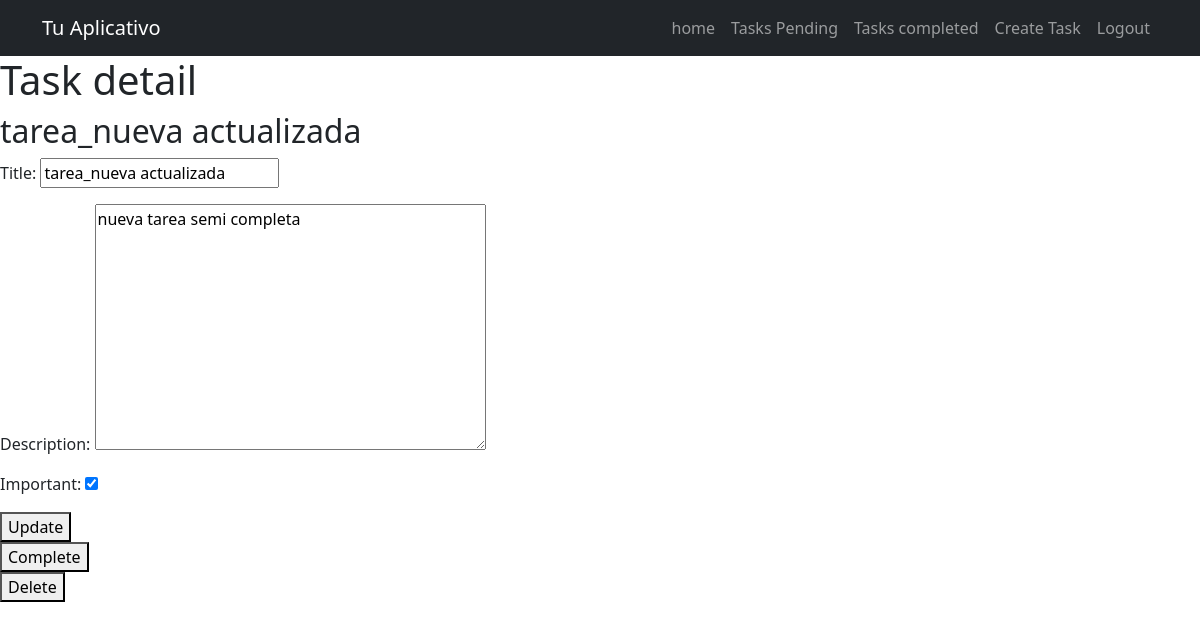
The page /tasks/5/ (signed in) on the database its author committed.
### tasks/models.py (models this page shows, shortened)
class Task(models.Model):
    title = models.CharField(max_length=200)
    description = models.TextField(blank=True)  # si no pasa nada, por defecto estara vacio
    created = models.DateTimeField(auto_now_add=True)   # anhade la fecha por defecto
    datecompleted = models.DateTimeField(null=True, blank=True)     # inicialmente es null, se acepta vacio
    important = models.BooleanField(default=False)
    user = models.ForeignKey(User, on_delete=models.CASCADE)    # si se elimina el usuario, se elimina las tareas

### tasks/views.py (the view, shortened to what this page needs)
# urls.py: path('tasks/<int:task_id>/', views.task_detail, name="task_detail"),
@login_required
def task_detail(request, task_id):
    if request.method == "GET":
        print(task_id)
        task = get_object_or_404(Task,pk=task_id, user= request.user)       # me aseguro que seo solo mis tareas. Si entro a otra tarea me da error 404
        form = TaskForm(instance=task)  # El oformulario se rellena con los valores de "task"
        return render(request, "task_detail.html", {"task" : task, "form" : form})

### tasks/forms.py
class TaskForm(ModelForm):
    class Meta:
        model = Task
        fields = ["title", "description", "important"]

### tasks/templates/task_detail.html (shortened to what this page needs)
{% extends "base.html" %}
{% block content %}
    <h1>Task detail</h1>
    <h2>{{task.title}}</h2>
    <form method="POST">
        {{form.as_p}}
        <button>
            Update
        </button>
    </form>
    <form action="{% url 'complete_task' task.id%}" method="POST">
        <button>
            Complete
        </button>
    </form>
    <form action="{% url 'delete_task' task.id%}" method="POST">
        <button>
            Delete
        </button>
    </form>
{% endblock %}

### rows shown on the page
Task: title "tarea_nueva actualizada", description "nueva tarea semi completa", important "☑"
